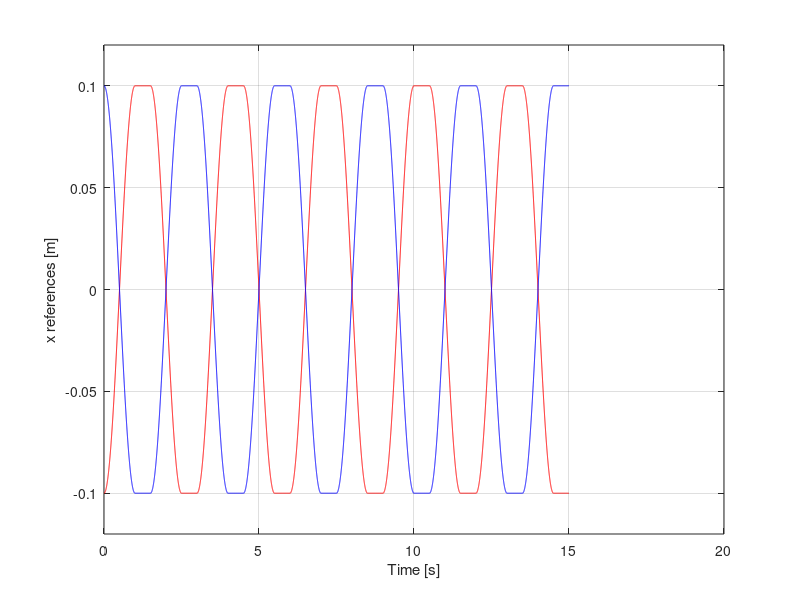
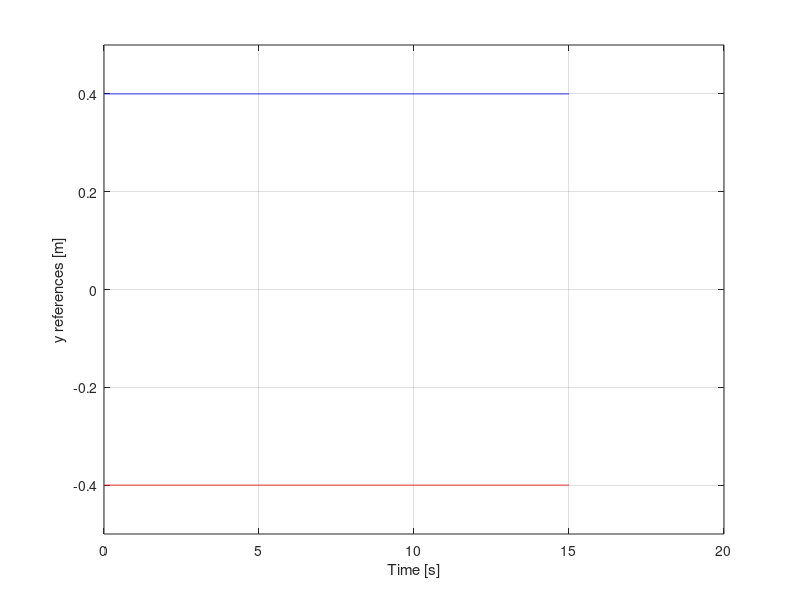
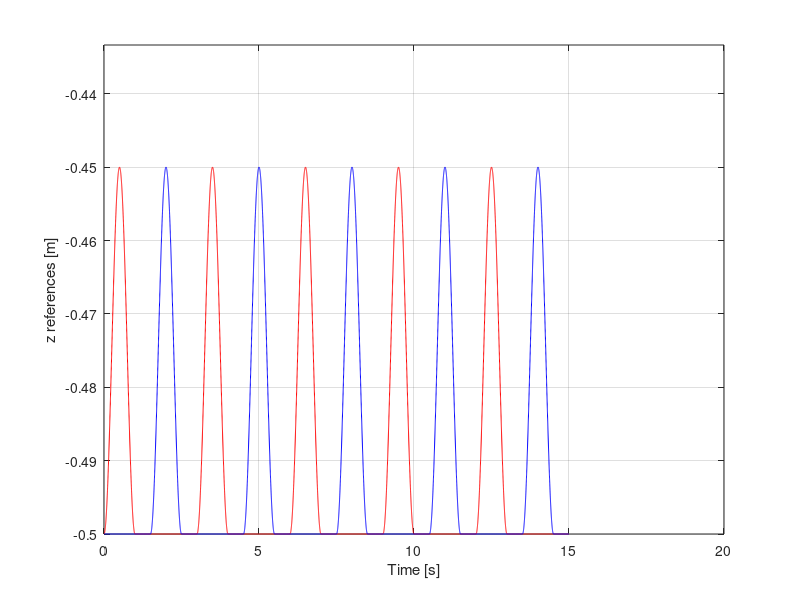
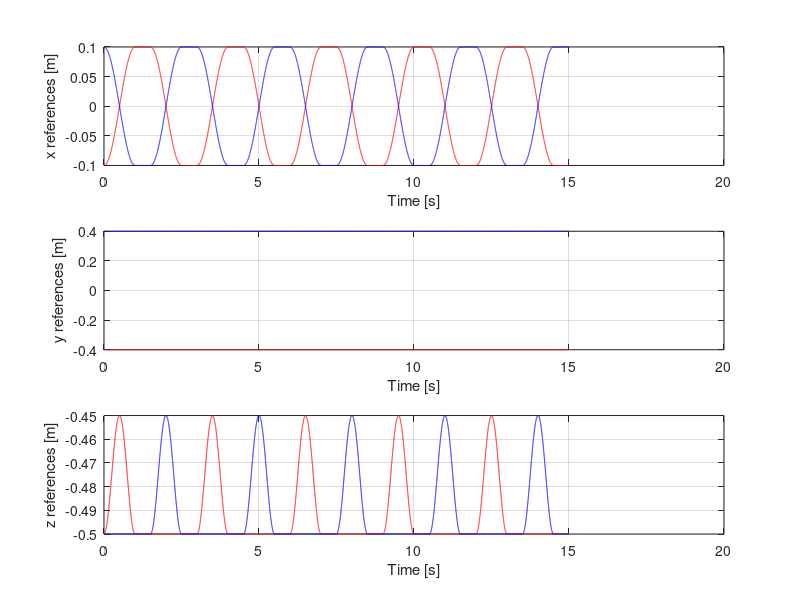

Recreate these plots in MATLAB, in order.
clear all
close all
clc

% DATA ENTRY
% ---------------------------------------
% Simulation Parameters
step_time = 0.001; % We'd like to have data for every millisecond

% Recall: T_walk = 2(T_single + T_double)
T_walk = 3;
T_single = 1;
T_double = 0.5;
Step_size = 0.1;
Step_height = 0.05;
Body_height = 0.5;
y_offset = 0.4;

% The simulation is performed for 15 seconds.
stop_time = 5*T_walk;

% Data Storage Dimension - The +1 is for time = 0s.
record_length = (stop_time/step_time) + 1;

% References for all axes for each leg.
x_right_list = zeros(record_length, 1);
x_left_list = zeros(record_length, 1);
y_right_list = zeros(record_length, 1);
y_left_list = zeros(record_length, 1);
z_right_list = zeros(record_length, 1);
z_left_list = zeros(record_length, 1);
time_list = zeros(record_length, 1);

% Body Coordinates
x_body_list = zeros(record_length, 1);
y_body_list = zeros(record_length, 1);
z_body_list = zeros(record_length, 1);

% Initial position of the body frame's origin with respect to the world
% frame. 
x_body = 0;
y_body = 0;
z_body = Body_height;

for iteration_index = 1:1:record_length
   time = (iteration_index - 1)*step_time;
   % Normalize the time to always be between 0 and 1
   time_ratio_of_walk_period = (time/T_walk) - floor(time/T_walk);
   % Now, scale this value with the step period. This is to ensure that the
   % reference at any time instant could be correctly calculated. 
   time_in_walk_period = time_ratio_of_walk_period * T_walk;
   
   % There are four segments per period: 0 <= t <= T_single,
   % T_single < t <= T_single + T_double, T_single + T_double < t <=
   % 2*T_single + T_double, and 2*T_single + T_double < t.
   if (time_in_walk_period <= T_single)
       x_right = -Step_size + Step_size*(1 - cos(time_in_walk_period*pi/T_single));
       x_left = Step_size - Step_size*(1 - cos(time_in_walk_period*pi/T_single));
       y_right = -y_offset;
       y_left = y_offset;
       z_right = -Body_height + Step_height*0.5*(1 - cos(time_in_walk_period*2*pi/T_single));
       z_left = -Body_height;       
   end
   
   if (T_single < time_in_walk_period  && time_in_walk_period <= T_single + T_double)
       x_right = Step_size;
       x_left = -Step_size;
       y_right = -y_offset;
       y_left = y_offset;
       z_right = -Body_height;
       z_left = -Body_height;       
   end
   
   if (T_single + T_double < time_in_walk_period  && time_in_walk_period <= 2*T_single + T_double)
       x_right = Step_size - Step_size*(1 - cos((time_in_walk_period...
           - (T_single + T_double)) *pi/T_single));
       x_left = -Step_size + Step_size*(1 - cos((time_in_walk_period...
           - (T_single + T_double))*pi/T_single));
       y_right = -y_offset;
       y_left = y_offset;
       z_right = -Body_height;
       z_left = -Body_height + Step_height*0.5*(1 - cos((time_in_walk_period...
           - (T_single + T_double))*2*pi/T_single));
   end
   
   if (2*T_single + T_double < time_in_walk_period)
       x_right = -Step_size;
       x_left = Step_size;
       y_right = -y_offset;
       y_left = y_offset;
       z_right = -Body_height;
       z_left = -Body_height;
   end
   
   % Store the results in the list
   x_right_list(iteration_index) = x_right;
   x_left_list(iteration_index) = x_left;
   y_right_list(iteration_index) = y_right;
   y_left_list(iteration_index) = y_left;
   z_right_list(iteration_index) = z_right;
   z_left_list(iteration_index) = z_left;
   time_list(iteration_index) = time;
   
   % Establish a condition for the position of the x-coordinate of the body
   % frame's origin
   if iteration_index == 1
       x_body_list(iteration_index) = x_body;
   else
       x_body_list(iteration_index) = x_body_list(iteration_index - 1)...
           + abs(x_right_list(iteration_index) - x_right_list(iteration_index - 1));
   end
   
   y_body_list(iteration_index) = y_body;
   z_body_list(iteration_index) = z_body;
end

figure %1
plot(time_list, x_right_list, 'r')
ylim([-0.12 0.12])
hold
plot(time_list, x_left_list, 'b')
xlabel('Time [s]')
ylabel('x references [m]')
grid

figure %2
plot(time_list, y_right_list, 'r')
ylim([-0.5 0.5])
hold
plot(time_list, y_left_list, 'b')
xlabel('Time [s]')
ylabel('y references [m]')
grid

figure %3
plot(time_list, z_right_list, 'r')
ylim([-Body_height -Body_height+4/3*(Step_height)]) 
hold
plot(time_list, z_left_list, 'b')
xlabel('Time [s]')
ylabel('z references [m]')
grid

figure %4
subplot(3,1,1)
plot(time_list, x_right_list, 'r')
hold
plot(time_list, x_left_list, 'b')
xlabel('Time [s]')
ylabel('x references [m]')
grid

subplot(3,1,2)
plot(time_list, y_right_list, 'r')
hold
plot(time_list, y_left_list, 'b')
xlabel('Time [s]')
ylabel('y references [m]')
grid

subplot(3,1,3)
plot(time_list, z_right_list, 'r')
hold
plot(time_list, z_left_list, 'b')
xlabel('Time [s]')
ylabel('z references [m]')
grid

% Body Frame Origin Coordinates in the World Frame
figure %5
plot(time_list, x_body_list)
title('Body Coordinate Frame wrt the World Coordinate Frame')
xlabel('Time [s]')
ylabel('x [m]')
grid

figure %6
plot(time_list, y_body_list)
xlabel('Time [s]')
ylabel('y [m]')
grid

figure %7
plot(time_list, z_body_list)
xlabel('Time [s]')
ylabel('z [m]')
grid

figure %8
subplot(3,1,1)
plot(time_list, x_body_list)
title('Body Coordinate Frame wrt the World Coordinate Frame')
xlabel('Time [s]')
ylabel('x [m]')
grid

subplot(3,1,2)
plot(time_list, y_body_list)
xlabel('Time [s]')
ylabel('y [m]')
grid

subplot(3,1,3)
plot(time_list, z_body_list)
xlabel('Time [s]')
ylabel('z [m]')
grid

% The following figure is added to compare the origin plot with legs x and
% z trajectories. 
figure %9
subplot(3,1,1)
plot(time_list, x_right_list, 'r')
title('X Trajectory of Right and Left Leg')
hold
plot(time_list, x_left_list, 'b')
xlabel('Time [s]')
ylabel('x references [m]')
grid

subplot(3,1,2)
plot(time_list, x_body_list)
title('X Coordinate of Body Frame Origin wrt the World Coordinate Frame')
xlabel('Time [s]')
ylabel('x [m]')
grid

subplot(3,1,3)
plot(time_list, z_right_list, 'r')
title('Z Trajectory of Right and Left Leg')
hold
plot(time_list, z_left_list, 'b')
xlabel('Time [s]')
ylabel('z references [m]')
grid